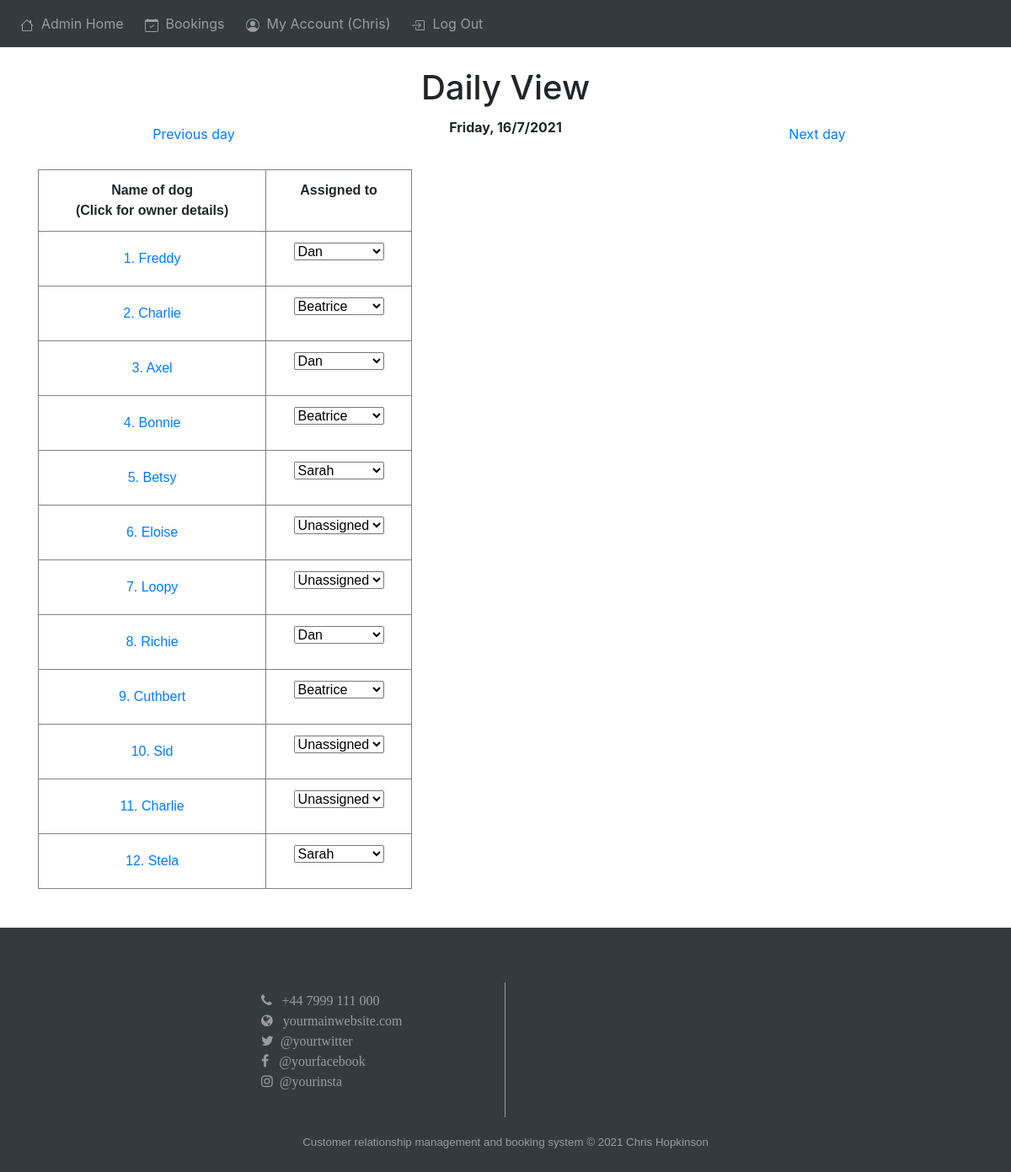
The page /admin_today/7/16 (signed in) on the database its author committed.
### web/models.py (models this page shows, shortened)
class User(db.Model, UserMixin):
    id = db.Column(db.Integer, primary_key=True)
    email = db.Column(db.String(150), unique=True)
    username = db.Column(db.String(50), unique=True)
    password = db.Column(db.String(50))
    notes = db.relationship("Note")
    dogs = db.relationship("Dog")
    address_1 = db.Column(db.String(150), unique=True)
    post_code = db.Column(db.String(15))
    phone = db.Column(db.String(15))
    first_name = db.Column(db.String(25))
    surname = db.Column(db.String(25))
    role = db.Column(db.String(20), default="user")

class Dog(db.Model):
    id = db.Column(db.Integer, primary_key=True)
    name = db.Column(db.String(50))
    owner = db.relationship("User")
    owner_id = db.Column(db.Integer, db.ForeignKey("user.id"))
    breed = db.Column(db.String(100))
    gender = db.Column(db.String(50))
    age = db.Column(db.Integer)
    attendance = db.relationship("Attendance")

class Attendance(db.Model):
    id = db.Column(db.Integer, primary_key=True)
    dog = db.Column(db.Integer, db.ForeignKey("dog.id"))
    day = db.Column(db.Integer)
    month = db.Column(db.Integer)
    year = db.Column(db.Integer)
    date = db.Column(db.String(20))
    iso_week = db.Column(db.Integer)
    iso_year = db.Column(db.Integer)
    assigned_to = db.Column(db.Integer)
    booking_type = db.Column(db.Integer)

### web/admin.py (the view)
@admin.route("/admin_today")
@admin.route("/admin_today/<int:month>/<int:day>")
@login_required
@admin_required
def admin_today(month=datetime.datetime.now().month, day=datetime.datetime.now().day):
    from .models import Attendance, Dog, User
    """

    Lookup booking for the day
    Grab dog name
    Lookup Owner
    Grab owner address + postcode, geocode each and add to list

    """
    if month == datetime.datetime.now().month and day == datetime.datetime.now().day:
        today = datetime.datetime.now()
        if today > datetime.datetime.strptime(
            f"{today.day}/{today.month}/{today.year} 15:00", "%d/%m/%Y %H:%M"
        ):
            today = today + datetime.timedelta(days=1)
            today = datetime.datetime.strptime(
                f"{today.day}/{today.month}/{today.year} 09:00", "%d/%m/%Y %H:%M"
            )
        if today.strftime("%A") == "Saturday":
            today = today + datetime.timedelta(days=2)
            today = datetime.datetime.strptime(
                f"{today.day}/{today.month}/{today.year} 09:00", "%d/%m/%Y %H:%M"
            )
        if today.strftime("%A") == "Sunday":
            today = today + datetime.timedelta(days=1)
            today = datetime.datetime.strptime(
                f"{today.day}/{today.month}/{today.year} 09:00", "%d/%m/%Y %H:%M"
            )
    else:
        today = datetime.datetime.strptime(
            f"{day}/{month}/{datetime.datetime.now().year} 09:00", "%d/%m/%Y %H:%M"
        )
    today_dogs = []
    today_owners = []
    today_bookings = Attendance.query.filter_by(
        day=today.day, month=today.month, year=today.year
    ).all()
    label = 1
    today_ = f'{today.strftime("%A")}, {today.day}/{today.month}/{today.year}'
    for booking in today_bookings:
        dog = Dog.query.filter_by(id=booking.dog).first()  # dog.id
        owner = User.query.filter_by(id=dog.owner_id).first()
        today_dogs.append(
            [
                dog,
                booking.assigned_to,
                booking.id,
                {
                    "ADDRESS": owner.address_1,
                    "POSTCODE": owner.post_code,
                    "COUNTRY": "United Kingdom",
                    "LABEL": str(label),
                    "DOGNAME": dog.name,
                    "OWNERNAME": f"{owner.first_name} {owner.surname}",
                },
            ]
        )
        today_owners.append(owner)
        label += 1
        today_ = f'{today.strftime("%A")}, {today.day}/{today.month}/{today.year}'
    next_day = today + datetime.timedelta(1)
    previous_day = today - datetime.timedelta(1)
    return render_template(
        "admin_today.html",
        dog_names=today_dogs,
        user=current_user,
        today=today_,
        next_day=[next_day.month, next_day.day],
        previous_day=[previous_day.month, previous_day.day],
    )

### web/__init__.py (called while the page is built)
def create_app():
    app = Flask(__name__)
    app.config.from_object("config")
    app.static_folder = "static"
    db.init_app(app)
    from .models import User
    from .views import views
    from .auth import auth
    from .admin import admin
    login_manager = LoginManager()
    login_manager.login_view = "auth.login"
    login_manager.init_app(app)
    app.register_blueprint(views, url_prefix="/")
    app.register_blueprint(auth, url_prefix="/")
    app.register_blueprint(admin, url_prefix="/")
    app.register_error_handler(404, page_not_found_404)
    app.register_error_handler(500, internal_server_error_500)
    create_db(app)
    @login_manager.user_loader
    def load_user(id):
        return User.query.get(int(id))
    return app

### web/admin.py (called while the page is built)
def admin_required(f):
    @wraps(f)
    def wrap(*args, **kwargs):
        if current_user.role == "admin":
            return f(*args, **kwargs)
        else:
            flash("You need to be an admin to view this page.", category="error")
            return redirect(url_for("views.index"))
    return wrap

### web/templates/admin_today.html (shortened to what this page needs)
{% extends "base.html" %}
{% block content %}
<h1 align="center" style="margin-top: 10px;">Daily View</h4>
<div style="display: grid;grid-template-columns: 1fr 1fr 1fr;margin-bottom: 2%;margin-top: 1%;">
    <div align="center">
        <a
        class="nav-item nav-link"
        id="previous day"
        href="/admin_today/{{previous_day.0}}/{{previous_day.1}}"
        >Previous day</a>
    </div>
    <div align="center"><b>{{today}}</b></div>
    <div align="center">
        <a
        class="nav-item nav-link"
        id="next day"
        href="/admin_today/{{next_day.0}}/{{next_day.1}}"
        >Next day</a>
    </div>
</div>
<div style="
width: 100%;
height: 100%;
display: grid;
grid-template-columns: 2fr 3fr;">
<div>
    <table class="table table-hover" align="center" style="border: 1px solid grey; font-family: Arial, sans-serif; border-collapse: collapse; border-radius: 100px;">
        <tr style="text-align: center; vertical-align: middle">
            <th scope="col" class="sticky-col" style="border: 1px solid grey; border-collapse: collapse; border-radius: 0px;"><b>Name of dog</b><br />(Click for owner details)</th>
            <th scope="col" class="sticky-col" style="border: 1px solid grey; border-collapse: collapse; border-radius: 0px;"><b>Assigned to</b><br /></th>
        </tr>
        {% for dog, assignment, booking_id, x in dog_names %}
        <tr style="text-align: center; vertical-align: middle">
            <td scope="col" style="border: 1px solid grey; border-collapse: collapse; border-radius: 100px;word-wrap: break-word;">
            <a
                class="nav-item nav-link"
                id="view_owner"
                href="/owner/{{dog.owner_id}}"
                >{{loop.index}}.  {{dog.name}}</a></li>
            </td>
            <td scope="col" style="border: 1px solid grey; border-collapse: collapse; border-radius: 100px;word-wrap: break-word;">
                <select class="form-select" id="{{booking_id}}" onchange='save_assignment({{booking_id}})'>
                    {% for option in config["STAFF_LIST"] %}
                        <option value="{{ loop.index - 1 }}" {% if loop.index -1 == assignment %}selected{% endif %}>{{option}}</option>
                    {% endfor %}
                </select>
            </td>
        </tr>
        {% endfor %}
    </table>
</div>
<div id="map" style="height: 100%;width:100%;">
</div>
</div>
</div>
{% endblock %}

### web/templates/base.html (shortened to what this page needs)
<!DOCTYPE html>
<html lang="en">
  <head>
    <link
      rel="stylesheet"
      href="https://stackpath.bootstrapcdn.com/bootstrap/4.4.1/css/bootstrap.min.css"
    />
    <link
      rel="stylesheet"
      href="https://stackpath.bootstrapcdn.com/font-awesome/4.7.0/css/font-awesome.min.css"
    />
  </head>
  <body>
    <div class="navbarr">
      <nav class="navbar navbar-expand-lg navbar-dark bg-dark">
        <div class="collapse navbar-collapse" id="navbar">
          <div class="navbar-nav">
            {% if not user.is_authenticated %}
            <a class="nav-item nav-link" id="login" href="/login">Log In</a>
            <a class="nav-item nav-link" id="signup" href="/signup">Sign Up</a>
            {% else %} {% if user.role=="admin" %}
            <a class="nav-item nav-link" id="admin" href="/admin">
              &nbsp;Admin Home&nbsp;&nbsp;</a
            >
            <a
              class="nav-item nav-link"
              id="view_bookings"
              href="/view_bookings"
              >
              &nbsp;Bookings&nbsp;&nbsp;</a
            >
            {% endif %}
            <a class="nav-item nav-link" id="my_account" href="/my_account">
              &nbsp;My Account ({{ current_user.username }})&nbsp;&nbsp;</a
            >
            <a class="nav-item nav-link" id="logout" href="/logout">
              &nbsp;Log Out&nbsp;&nbsp;</a
            >
            {% endif %}
          </div>
        </div>
      </nav>
    </div>
    <div style="width: 100%; height: 20px; margin-top: 50px"></div>
    <div class="container">{% block content %} {% endblock %}</div>
    <footer id="footer">
      <div class="copyright-foot">{% block breadcrumbs %} {% endblock %}</div>
      <div class="footer-internal">
        <div class="footer-div"></div>
        <div
          class="footer-div"
          style="
            border-style: none solid none none;
            border-width: 1px;
            padding-top: 10px;
            padding-left: 10px;
          "
        >
          <i class="fa fa-phone">&nbsp;&nbsp;&nbsp;+44 7999 111 000</i><br />
          <i class="fa fa-globe">&nbsp;&nbsp;&nbsp;yourmainwebsite.com</i><br />
          <i class="fa fa-twitter">&nbsp;&nbsp;@yourtwitter</i><br />
          <i class="fa fa-facebook">&nbsp;&nbsp;&nbsp;@yourfacebook</i><br />
          <i class="fa fa-instagram">&nbsp;&nbsp;@yourinsta</i><br />
        </div>
        <div class="footer-div" style="padding-top: 10px; padding-left: 10px">
          <br />
          <br />
          <br />
          <br />
        </div>
        <div class="footer-div"></div>
      </div>
      <div class="copyright-foot">
        <p>
          <br />Customer relationship management and booking system &copy; 2021
          Chris Hopkinson
        </p>
      </div>
    </footer>
  </body>
</html>

### web/templates/base.html (style rules this page uses)
#footer { width: 100%; position: absolute; height: 10rem; margin-top: 30px; color: rgb(154, 157, 160); font-family: Arial, Helvetica, sans-serif; font-size: medium; vertical-align: middle; }
.footer-internal { width: 100%; height: 100%; display: grid; grid-template-columns: 1fr 1fr 1fr 1fr; }
.footer-div { text-align: left; background-color: rgb(52, 58, 64); height: 100%; vertical-align: middle; }
.copyright-foot { width: 100%; height: 65px; background-color: rgb(52, 58, 64); text-align: center; font-size: smaller; }
.navbarr { overflow: hidden; position: fixed; top: 0; z-index: 10; width: 100%; }

### rows shown on the page
User: username "Chris"
Dog: name "Freddy"
Dog: name "Charlie"
Dog: name "Axel"
Dog: name "Bonnie"
Dog: name "Betsy"
Attendance: name "Eloise", id "Unassigned"
Attendance: name "Loopy", id "Unassigned"
Attendance: name "Richie", id "Dan"
Attendance: name "Cuthbert", id "Beatrice"
Attendance: name "Sid", id "Unassigned"
Attendance: name "Charlie", id "Unassigned"
Attendance: name "Stela", id "Sarah"

### other values the page prints
{{ today }} "Friday, 16/7/2021"
form field value "Dan"
form field value "Beatrice"
form field value "Sarah"
